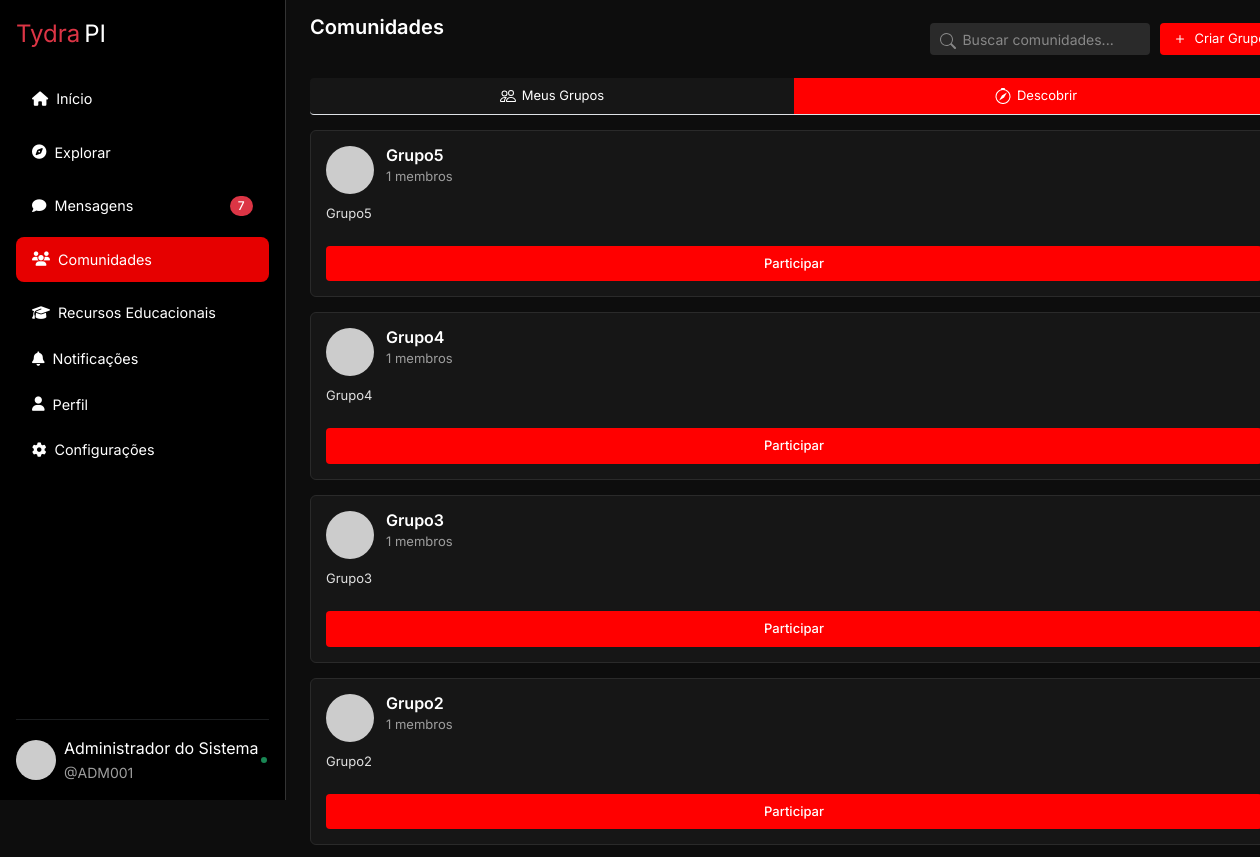
Page /comunidades.php (signed in, upper part) on the earlier database version.
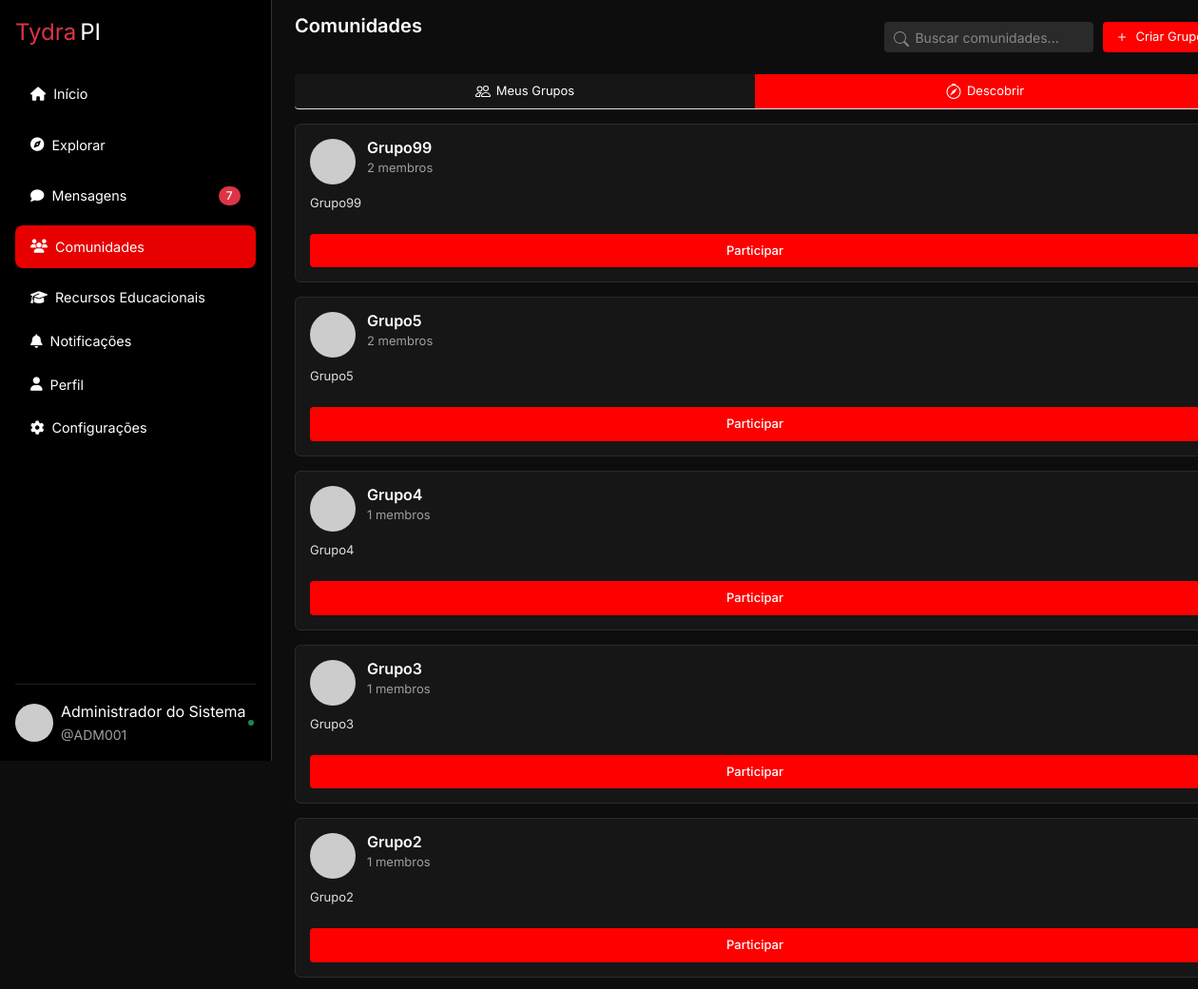
Same page on the later database version.
### tables this page shows
CREATE TABLE `grupos` (
  `id` int(11) NOT NULL,
  `nome` varchar(255) NOT NULL,
  `descricao` text DEFAULT NULL,
  `criador_id` int(10) UNSIGNED NOT NULL,
  `data_criacao` datetime DEFAULT current_timestamp()
);

### functions/comunidades_functions.php (called while the page is built, shortened)
<?php
function buscarTodosGrupos($pdo) {
    $sql = "SELECT g.*, u.nome AS criador_nome,
            (SELECT COUNT(*) FROM grupo_membros WHERE grupo_id = g.id) AS total_membros
            FROM grupos g
            JOIN usuario u ON g.criador_id = u.idusuario
            ORDER BY g.data_criacao DESC";
    $stmt = $pdo->prepare($sql);
    $stmt->execute();
    return $stmt->fetchAll(PDO::FETCH_ASSOC);
}
function estaNoGrupo($pdo, $grupoId, $usuarioId) {
    $sql = "SELECT COUNT(*)
            FROM grupo_membros
            WHERE grupo_id = :grupo_id AND usuario_id = :usuario_id";
    $stmt = $pdo->prepare($sql);
    $stmt->bindValue(':grupo_id', $grupoId, PDO::PARAM_INT);
    $stmt->bindValue(':usuario_id', $usuarioId, PDO::PARAM_INT);
    $stmt->execute();
    return $stmt->fetchColumn() > 0;
}

### comunidades.php (the view, shortened to what the changed rows need)
<?php
require 'includes/conexao.php';
require 'functions/comunidades_functions.php';
$active_tab = isset($_GET['tab']) ? $_GET['tab'] : 'descobrir';
$todosGrupos = buscarTodosGrupos($pdo);
?>
<!DOCTYPE html>
<html lang="pt-BR">
<head>
    <link href="https://cdn.jsdelivr.net/npm/bootstrap-icons@1.10.5/font/bootstrap-icons.css" rel="stylesheet">
    <link href="https://cdn.jsdelivr.net/npm/bootstrap@5.3.0-alpha1/dist/css/bootstrap.min.css" rel="stylesheet">
    <?php include 'includes/header.php' ?>
</head>
<body>
    <?php include 'includes/sidebar.php'?>
    <div class="content-wrapper">
        <div class="communities-header">
            <h1 class="communities-title">Comunidades</h1>
        </div>
        <div id="discover-content" style="<?= $active_tab === 'descobrir' ? 'display: block;' : 'display: none;' ?>">
            <?php foreach ($todosGrupos as $grupo): ?>
                <div class="group-card">
                    <div class="group-header">
                        <div class="group-avatar">
                            <?php
                            $hash = md5($grupo['nome']);
                            $color = substr($hash, 0, 6);
                            ?>
                            <img src="https://ui-avatars.com/api/?name=<?= urlencode($grupo['nome']) ?>&background=<?= $color ?>&color=fff&size=128" alt="<?= htmlspecialchars($grupo['nome']) ?>">
                        </div>
                        <div class="group-info">
                            <h3 class="group-title"><?= htmlspecialchars($grupo['nome']) ?></h3>
                            <div class="group-meta"><?= $grupo['total_membros'] ?> membros</div>
                        </div>
                    </div>
                    <p class="group-description">
                        <?= htmlspecialchars($grupo['descricao']) ?>
                    </p>
                    <?php if ($usuarioAtualId): ?>
                        <?php if (estaNoGrupo($pdo, $grupo['id'], $usuarioAtualId)): ?>
                            <button class="join-btn" disabled>Já participa</button>
                        <?php else: ?>
                            <form method="POST" action="">
                                <button type="submit" class="join-btn">Participar</button>
                            </form>
                        <?php endif; ?>
                    <?php else: ?>
                        <button class="join-btn" disabled>Faça login para participar</button>
                    <?php endif; ?>
                </div>
            <?php endforeach; ?>
        </div>
    </div>
</body>
</html>

### includes/sidebar.php (shortened to what the changed rows need)
<?php
$usuarioAtualId = $_SESSION['usuario_id'] ?? null;
?>
<nav class="sidebar d-flex flex-column p-3">
  <?php
    $currentPage = basename($_SERVER['PHP_SELF']);
    $menus = [
      [
        'label' => 'Recursos Educacionais',
        'icon'  => 'graduation-cap',
        'link'  => 'recursoeducacionais.php',
        'items' => [
          ['label'=>'Material de Estudo','icon'=>'book','href'=>'material.php'],
          ['label'=>'Video Aulas','icon'=>'video','href'=>'videos.php'],
          ['label'=>'Exercícios Práticos','icon'=>'tasks','href'=>'exercicios.php'],
          ['label'=>'Dicas de Estudo','icon'=>'lightbulb','href'=>'dicas.php'],
        ],
        'pages' => ['recursoeducacionais.php','material.php','videos.php','exercicios.php','dicas.php'],
      ],
      [
        'label' => 'Notificações',
        'icon'  => 'bell',
        'link'  => 'notific.php',
        'items' => [
          ['label'=>'Acadêmicas','icon'=>'book','href'=>'notif_academicas.php'],
          ['label'=>'Calendário','icon'=>'calendar','href'=>'calendario.php'],
          ['label'=>'Materiais','icon'=>'tasks','href'=>'notif_materiais.php'],
        ],
        'pages' => ['notific.php','notif_academicas.php','calendario.php','notif_materiais.php'],
      ],
    ];
  ?>
  <ul class="nav nav-pills flex-column mb-auto">
    <?php foreach($menus as $menu): ?>
      <?php $isActive = in_array($currentPage, $menu['pages']); ?>
      <?php if($isActive): ?>
        <li class="has-submenu active">
          <a href="<?= $menu['link'] ?>" class="nav-link d-flex justify-content-between align-items-center submenu-toggle active">
            <span><i class="fas fa-<?= $menu['icon'] ?> me-2"></i><?= $menu['label'] ?></span>
            <i class="fas fa-chevron-down submenu-icon"></i>
          </a>
          <ul class="sub-menu">
            <?php foreach($menu['items'] as $item): ?>
              <li><a href="<?= $item['href'] ?>" class="nav-link sub-link <?= $currentPage==basename($item['href'])?'active':'' ?>"><i class="fas fa-<?= $item['icon'] ?> me-2"></i><?= $item['label'] ?></a></li>
            <?php endforeach; ?>
          </ul>
        </li>
      <?php else: ?>
        <li>
          <a href="<?= $menu['link'] ?>" class="nav-link<?= $isActive?' active':'' ?>">
            <i class="fas fa-<?= $menu['icon'] ?> me-2"></i><?= $menu['label'] ?>
          </a>
        </li>
      <?php endif; ?>
    <?php endforeach; ?>
  </ul>
</nav>

Differences in the rows shown:
added grupos: nome "Grupo99", total_membros "2", descricao "Grupo99"
computed for grupos "Grupo5": total_membros "1" → "2"
